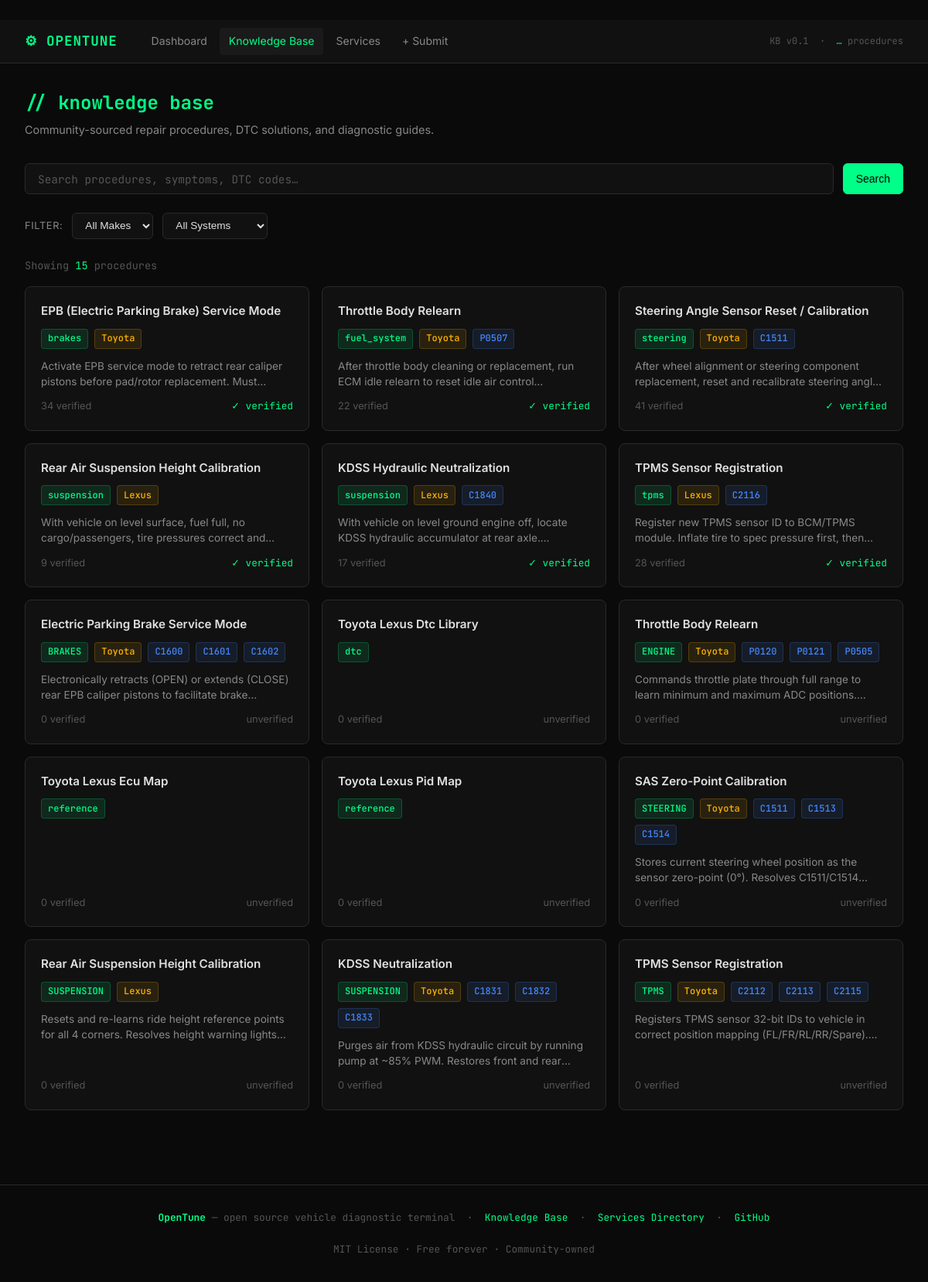
The app's page /browse, older data.
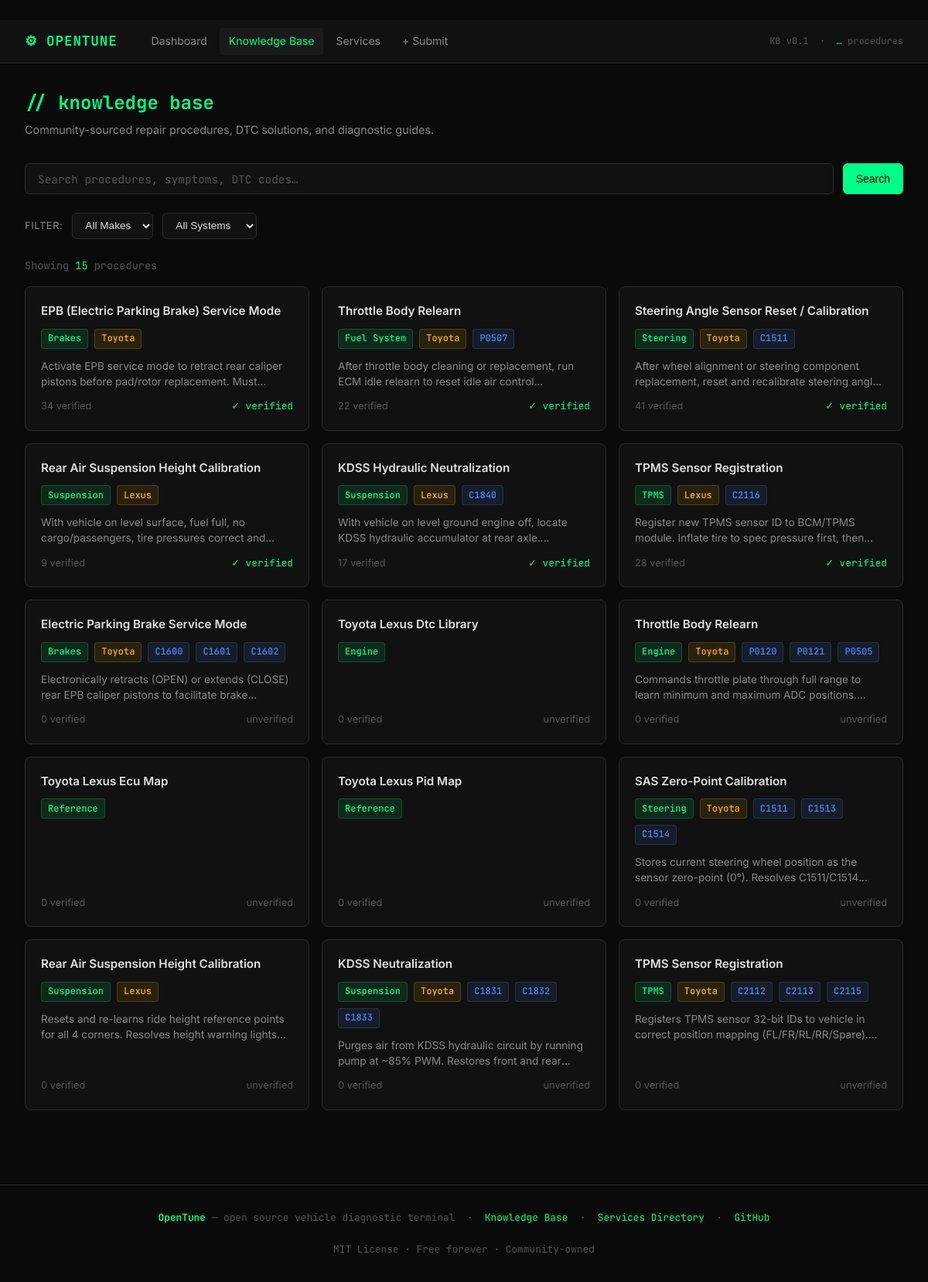
The same page, newer data.
### tables this page shows
CREATE TABLE procedures (
                id                TEXT PRIMARY KEY,
                title             TEXT,
                system            TEXT,
                make_family       TEXT,
                make              TEXT,
                model             TEXT,
                year_min          INTEGER,
                year_max          INTEGER,
                dtc_codes         TEXT DEFAULT '[]',
                symptoms          TEXT DEFAULT '[]',
                steps             TEXT DEFAULT '[]',
                outcome_summary   TEXT,
                verified_count    INTEGER DEFAULT 0,
                vehicles_confirmed TEXT DEFAULT '[]',
                confidence        REAL DEFAULT 0.0,
                contributor       TEXT DEFAULT 'opentune_seed',
                created_at        TEXT,
                updated_at        TEXT,
                embedding         BLOB
            );

### api/main.py (the view)
@app.get("/browse", response_class=HTMLResponse)
def web_browse(request: Request, q: str = "", make: str = "", system: str = ""):
    procs = get_all_procedures()
    all_makes = sorted(set(p.get("make") or "" for p in procs if p.get("make")))
    all_systems = sorted(set(p.get("system") or "" for p in procs if p.get("system")))
    if q:
        pool = [p for p in procs
                if (not make or (p.get("make") or "").lower() == make.lower())
                and (not system or (p.get("system") or "").lower() == system.lower())]
        results = search_procedures(q, pool or procs, top_k=50)
    else:
        results = [p for p in procs
                   if (not make or (p.get("make") or "").lower() == make.lower())
                   and (not system or (p.get("system") or "").lower() == system.lower())]
    return _templates.TemplateResponse(request=request, name="browse.html", context={
        "active": "browse", "procedures": [_summary(p) for p in results],
        "query": q, "makes": all_makes, "systems": all_systems,
        "selected_make": make, "selected_system": system,
    })

### web/templates/browse.html (shortened to what this page needs)
﻿{% extends "base.html" %}
{% block content %}
<div class="container">
  <div class="page-header">
    <h1>// knowledge base</h1>
    <p>Community-sourced repair procedures, DTC solutions, and diagnostic guides.</p>
  </div>
  <form method="get" action="/browse">
    <div class="search-bar">
      <input class="search-input" type="text" name="q" placeholder="Search procedures, symptoms, DTC codes…" value="{{ query or '' }}">
      <button type="submit" class="btn btn-primary">Search</button>
    </div>
    <div class="filters">
      <span class="filter-label">Filter:</span>
      <select name="make" class="filter-select" onchange="this.form.submit()">
        <option value="">All Makes</option>
      </select>
      <select name="system" class="filter-select" onchange="this.form.submit()">
        <option value="">All Systems</option>
      </select>
    </div>
  </form>
  <div class="result-count">Showing <span>{{ procedures | length }}</span> procedures</div>
  {% if procedures %}
  <div class="cards-grid">
    {% for proc in procedures %}
    <a href="/procedure/{{ proc.id }}" class="proc-card">
      <div class="proc-card-title">{{ proc.title }}</div>
      <div class="proc-card-meta">
        {% if proc.system %}<span class="tag tag-system">{{ proc.system }}</span>{% endif %}
        {% if proc.make %}<span class="tag tag-make">{{ proc.make }}</span>{% endif %}
        {% for dtc in (proc.dtc_codes or [])[:3] %}
        <span class="tag tag-dtc">{{ dtc }}</span>
        {% endfor %}
      </div>
      {% if proc.outcome_summary %}
      <div class="proc-card-summary">{{ proc.outcome_summary }}</div>
      {% endif %}
      <div class="proc-card-footer">
        <span>{{ proc.verified_count or 0 }} verified</span>
        {% if (proc.verified_count or 0) > 0 %}
        <span class="verified-badge">✓ verified</span>
        {% else %}
        <span style="color:var(--text-muted);font-size:0.8rem;">unverified</span>
        {% endif %}
      </div>
    </a>
    {% endfor %}
  </div>
  {% endif %}
</div>
{% endblock %}

### web/templates/base.html (shortened to what this page needs)
﻿<!DOCTYPE html>
<html lang="en">
<head>
  <link rel="stylesheet" href="/static/style.css">
</head>
<body>
<nav>
  <a class="nav-brand" href="/">⚙ OPENTUNE</a>
  <div class="nav-links">
    <a href="/" class="{% if active == 'home' %}active{% endif %}">Dashboard</a>
    <a href="/browse" class="{% if active == 'browse' %}active{% endif %}">Knowledge Base</a>
    <a href="/services" class="{% if active == 'services' %}active{% endif %}">Services</a>
    <a href="/submit" class="{% if active == 'submit' %}active{% endif %}">+ Submit</a>
  </div>
  <div class="nav-badge">KB v0.1 &nbsp;·&nbsp; <span id="proc-count">…</span> procedures</div>
</nav>
{% block content %}{% endblock %}
<footer>
  <strong><a href="/">OpenTune</a></strong> — open source vehicle diagnostic terminal &nbsp;·&nbsp;
  <a href="/browse">Knowledge Base</a> &nbsp;·&nbsp;
  <a href="/services">Services Directory</a> &nbsp;·&nbsp;
  <a href="https://github.com/opentune/opentune" target="_blank">GitHub</a>
  <br><br>
  MIT License · Free forever · Community-owned
</footer>
</body>
</html>

### web/static/style.css (style rules this page uses)
*, *::before, *::after { box-sizing: border-box; margin: 0; padding: 0; }
html { scroll-behavior: smooth; }
body { background: var(--bg); color: var(--text); font-family: var(--font-sans); min-height: 100vh; line-height: 1.6; }
nav { background: var(--surface); border-bottom: 1px solid var(--border); padding: 0 2rem; position: sticky; top: 0; z-index: 100; display: flex; align-items: center; gap: 2rem; height: 56px; }
.nav-brand { font-family: var(--font); font-size: 1.1rem; font-weight: 700; color: var(--green); text-decoration: none; letter-spacing: 0.05em; }
.nav-links { display: flex; gap: 0.25rem; flex: 1; }
.nav-links a { color: var(--text-dim); text-decoration: none; font-size: 0.875rem; padding: 0.4rem 0.75rem; border-radius: 4px; transition: all 0.15s; }
.nav-links a:hover, .nav-links a.active { color: var(--text); background: var(--surface2); }
.nav-links a.active { color: var(--green); }
.nav-badge { margin-left: auto; font-family: var(--font); font-size: 0.75rem; color: var(--text-muted); }
.nav-badge span { color: var(--green); }
.container { max-width: 1200px; margin: 0 auto; padding: 2rem; }
.page-header { margin-bottom: 2rem; }
.page-header h1 { font-family: var(--font); font-size: 1.5rem; font-weight: 700; color: var(--green); margin-bottom: 0.25rem; }
.page-header p { color: var(--text-dim); font-size: 0.9rem; }
.search-bar { display: flex; gap: 0.75rem; margin-bottom: 1.5rem; }
.search-input { flex: 1; background: var(--surface); border: 1px solid var(--border); border-radius: 6px; padding: 0.6rem 1rem; color: var(--text); font-family: var(--font); font-size: 0.9rem; outline: none; transition: border-color 0.15s; }
.search-input::placeholder { color: var(--text-muted); }
.filters { display: flex; gap: 0.75rem; flex-wrap: wrap; margin-bottom: 1.5rem; align-items: center; }
.filter-label { font-size: 0.8rem; color: var(--text-dim); text-transform: uppercase; letter-spacing: 0.05em; }
select.filter-select { background: var(--surface); border: 1px solid var(--border); border-radius: 6px; padding: 0.45rem 0.75rem; color: var(--text); font-size: 0.85rem; cursor: pointer; outline: none; transition: border-color 0.15s; }
.btn { display: inline-flex; align-items: center; gap: 0.4rem; padding: 0.5rem 1rem; border-radius: 6px; font-size: 0.875rem; font-weight: 500; cursor: pointer; text-decoration: none; border: 1px solid transparent; transition: all 0.15s; white-space: nowrap; }
.btn-primary { background: var(--green); color: #000; border-color: var(--green); }
.cards-grid { display: grid; grid-template-columns: repeat(auto-fill, minmax(320px, 1fr)); gap: 1rem; }
.proc-card { background: var(--surface); border: 1px solid var(--border); border-radius: 8px; padding: 1.25rem; text-decoration: none; color: inherit; display: flex; flex-direction: column; gap: 0.75rem; transition: border-color 0.15s, transform 0.1s; cursor: pointer; }
.proc-card-title { font-size: 0.95rem; font-weight: 600; color: var(--text); line-height: 1.4; }
.proc-card-meta { display: flex; gap: 0.5rem; flex-wrap: wrap; align-items: center; }
.tag { display: inline-block; padding: 0.15rem 0.5rem; border-radius: 4px; font-size: 0.75rem; font-family: var(--font); font-weight: 500; }
.tag-system { background: rgba(0,255,136,0.1); color: var(--green); border: 1px solid rgba(0,255,136,0.2); }
.tag-make { background: rgba(255,179,0,0.1); color: var(--amber); border: 1px solid rgba(255,179,0,0.2); }
.tag-dtc { background: rgba(68,136,255,0.1); color: var(--blue); border: 1px solid rgba(68,136,255,0.2); }
.proc-card-summary { font-size: 0.85rem; color: var(--text-dim); line-height: 1.5; display: -webkit-box; -webkit-line-clamp: 2; -webkit-box-orient: vertical; overflow: hidden; }
.proc-card-footer { display: flex; justify-content: space-between; align-items: center; font-size: 0.8rem; color: var(--text-muted); margin-top: auto; }
.verified-badge { color: var(--green); font-family: var(--font); font-size: 0.8rem; }
.result-count { font-size: 0.85rem; color: var(--text-muted); margin-bottom: 1rem; font-family: var(--font); }
.result-count span { color: var(--green); }
footer { margin-top: 4rem; padding: 2rem; border-top: 1px solid var(--border); text-align: center; font-size: 0.8rem; color: var(--text-muted); font-family: var(--font); }
footer a { color: var(--green); text-decoration: none; }

Row changes from the older to the newer data that the page shows:
changed procedures "EPB (Electric Parking Brake) Service Mode": system "brakes" → "Brakes"
changed procedures: system "fuel_system" → "Fuel System"
changed procedures "Steering Angle Sensor Reset / Calibration": system "steering" → "Steering"
changed procedures (number 4 of 15 on the later page): system "suspension" → "Suspension"
changed procedures "KDSS Hydraulic Neutralization": system "suspension" → "Suspension"
changed procedures (number 6 of 15 on the later page): system "tpms" → "TPMS"
changed procedures "Electric Parking Brake Service Mode": system "BRAKES" → "Brakes"
changed procedures "Toyota Lexus Dtc Library": system "dtc" → "Engine"
changed procedures "Commands throttle plate through full range to learn minimum and maximum ADC…": system "ENGINE" → "Engine"
changed procedures "Toyota Lexus Ecu Map": system "reference" → "Reference"
changed procedures "Toyota Lexus Pid Map": system "reference" → "Reference"
changed procedures "SAS Zero-Point Calibration": system "STEERING" → "Steering"
changed procedures (number 13 of 15 on the later page): system "SUSPENSION" → "Suspension"
changed procedures "KDSS Neutralization": system "SUSPENSION" → "Suspension"
